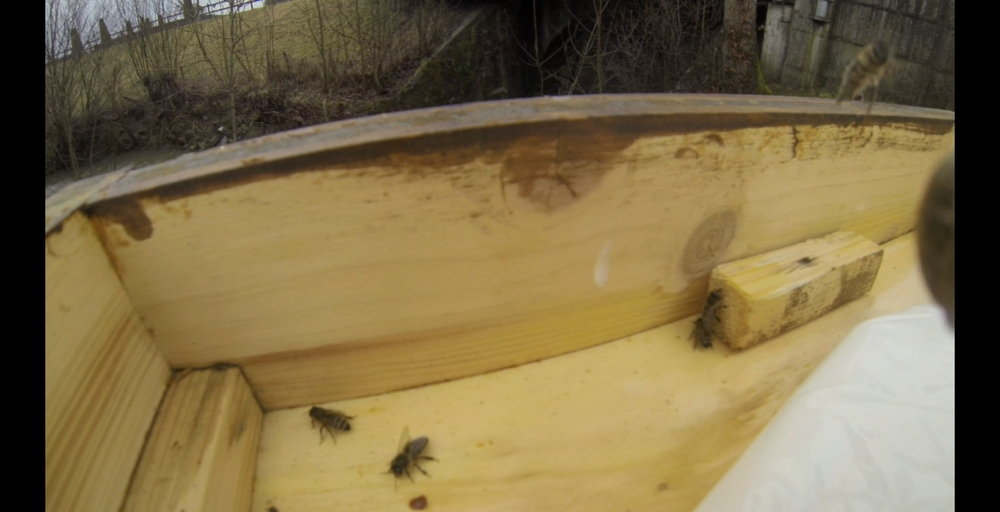
#> input picture Codes/Calibration/GoPro/bees.png, 1000 x 512 px, shrunk from 2560 x 1310 before the run; its folder holds only this picture in this run
$ python calculate_distortion.py
#> lines starting #> are read from the running program, lines starting #| are printed output that depends on the picture
import numpy as np
import cv2
import glob

# termination criteria
criteria = (cv2.TERM_CRITERIA_EPS + cv2.TERM_CRITERIA_MAX_ITER, 30, 0.001)

# prepare object points, like (0,0,0), (1,0,0), (2,0,0) ....,(6,5,0)
objp = np.zeros((6*7,3), np.float32)
objp[:,:2] = np.mgrid[0:7,0:6].T.reshape(-1,2)

# Arrays to store object points and image points from all the images.
objpoints = [] # 3d point in real world space
imgpoints = [] # 2d points in image plane.

images = glob.glob('*.png')

for fname in images:
    img = cv2.imread(fname)
#> img is the input picture: shape (512, 1000, 3); mean B, G, R 72.1, 109.3, 126
    gray = cv2.cvtColor(img,cv2.COLOR_BGR2GRAY)
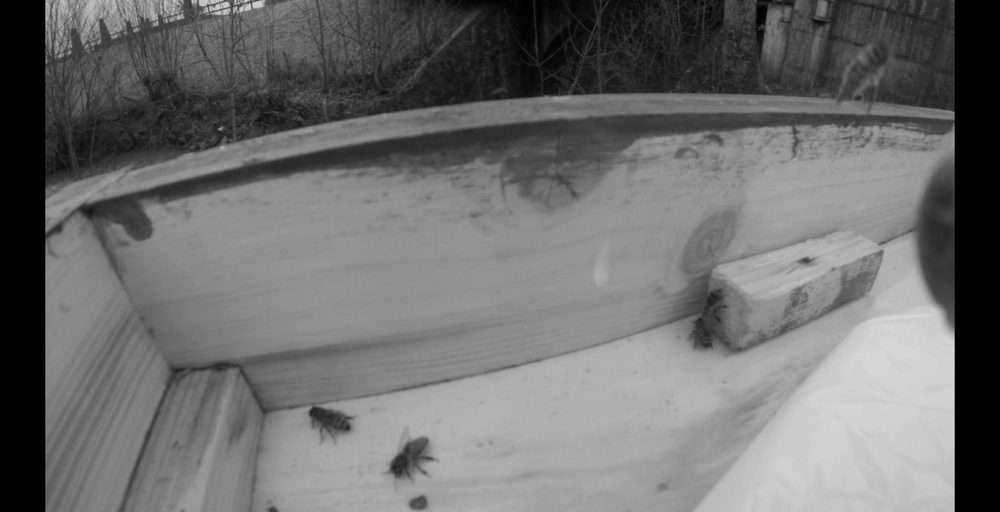
#> gray: shape (512, 1000); min 0, max 225, mean 110.1

    # Find the chess board corners
    ret, corners = cv2.findChessboardCorners(gray, (7,6),None)
#> ret = False; corners = None

    # If found, add object points, image points (after refining them)
    if ret == True:
        objpoints.append(objp)

        corners2 = cv2.cornerSubPix(gray,corners,(11,11),(-1,-1),criteria)
        imgpoints.append(corners2)
        print(fname)

        # Draw and display the corners
        img = cv2.drawChessboardCorners(img, (7,6), corners2,ret)
        cv2.imshow('img',img)
        cv2.waitKey(500)

cv2.destroyAllWindows()

# returns the: camera matrix, distortion coefficients, rotation and translation vectors
#> (the run stopped early here; a loop or call above may not have finished)
